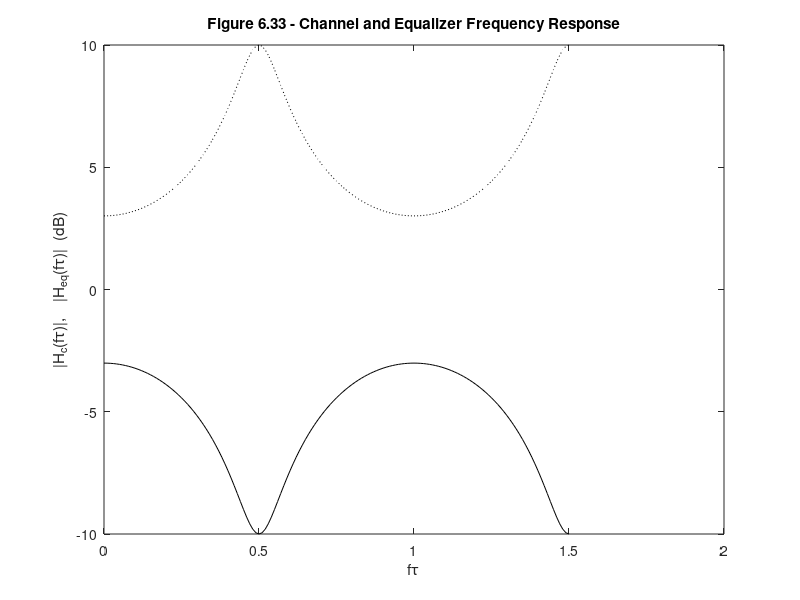

This chart was generated by the following MATLAB code: (Note: this script raises an error after producing the figure.)
%%%%%%%%%%%%%%%%%%%%%%%%%%%%%%%%%%%%%%%%%%%%%%%%%%%%%%%%%%%%%
%%                                                         %%
%% ******************************************************  %%
%% * Smart Antennas for Wireless Applications w/ Matlab *  %%
%% ******************************************************  %%
%%                                                         %%
%% Chapter 6: Ex. 6.9                                      %%
%%                                                         %%
%% Author: Frank Gross                                     %%
%% McGraw-Hill, 2005                                       %%
%% Date:  9/30/2004                                        %%
%%                                                         %%
%% This code creates Fig 6.33, a plot of both a channel    %%
%%     and equalizer frequency response.                   %%
%%%%%%%%%%%%%%%%%%%%%%%%%%%%%%%%%%%%%%%%%%%%%%%%%%%%%%%%%%%%%      

%%------------------- Define Variables:--------------------%%
% ft - x axis range variable                                %
% Hc - Channel frequency response                           %
% Heq - Equalizer frequency response                        %
%%---------------------------------------------------------%%

%%----- Givens -----%%

ft = 0:.01:1.5;

%%----- Determine Channel and Equalizer Frequency Responses -----%%

% Channel Response

Hc = .2+.3*exp(-1j*2*pi*ft);

% Equalizer Response (either line produces the same plot)

Heq=1./Hc;
%Heq = (.2+.3*exp(1j*2*pi*ft))./(.13+.12*cos(2*pi*ft));

%%----- Plot Results -----%%

figure(1), plot(ft,10*log10(abs(Hc)),'k',ft,10*log10(abs(Heq)),'k:')
xlabel('f\tau'), ylabel('|H_c(f\tau)|,    |H_e_q(f\tau)|  (dB)')
title('\bfFigure 6.33 - Channel and Equalizer Frequency Response')
legend('Channel','Equalizer',0)
